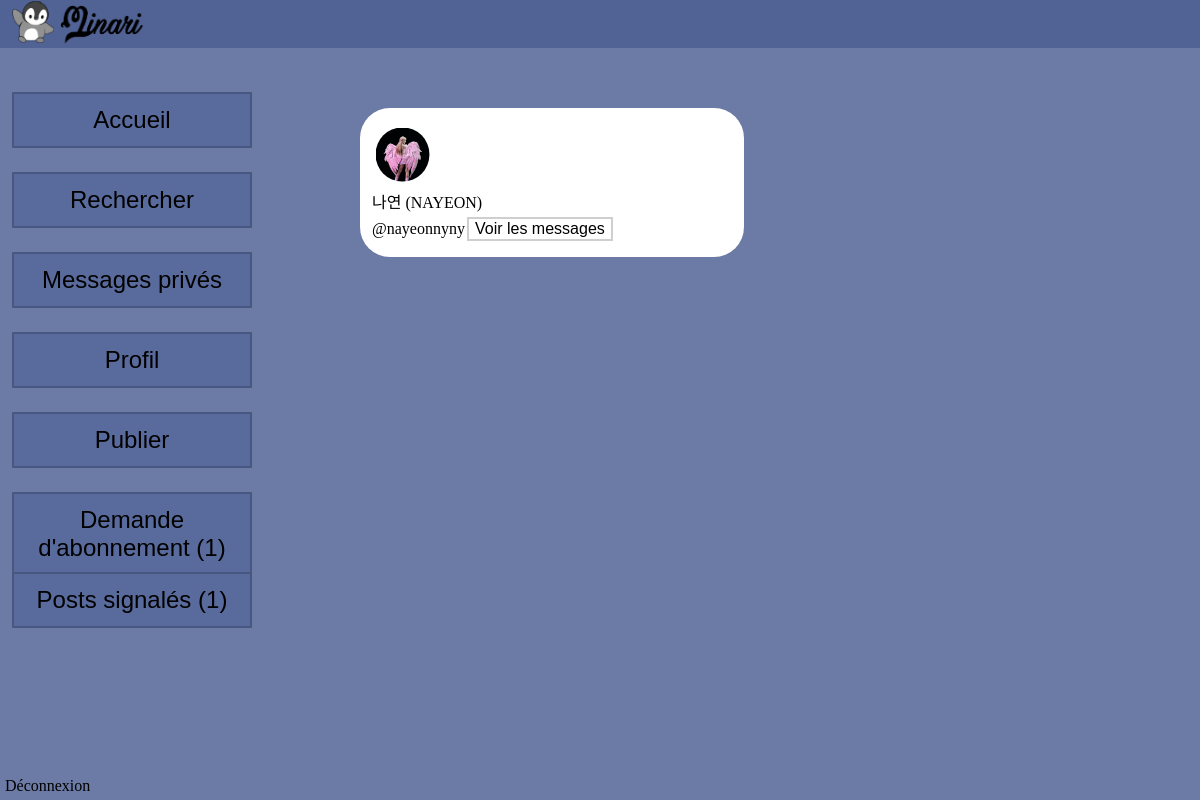
Screenshot of /code/messageprive.php (signed in) with the database file from the repository.
### tables this page shows
CREATE TABLE `user` (
  `identifiant` varchar(255) NOT NULL,
  `mdp` varchar(255) NOT NULL,
  `surnom` varchar(255) NOT NULL,
  `email` varchar(255) NOT NULL,
  `anniversaire` date NOT NULL,
  `prive` int(1) NOT NULL DEFAULT 0 COMMENT '1 si privé, 0 public',
  `pdp` varchar(255) NOT NULL,
  `admin` int(1) NOT NULL DEFAULT 0 COMMENT '1 si admin, 0 sinon',
  `creation` date NOT NULL,
  `banniere` varchar(255) NOT NULL DEFAULT 'bannieres/sansbanniere.jpg',
  `biographie` varchar(300) NOT NULL DEFAULT 'A compléter...',
  `follower` int(11) NOT NULL DEFAULT 0,
  `follow` int(11) NOT NULL DEFAULT 0,
  `nbr_post` int(11) NOT NULL DEFAULT 0
);

### code/notification.php (called while the page is built, shortened)
<?php
    $idsession = $_SESSION['user']['id'];
?>

### code/messageprive.php (the view, shortened to what this page needs)
<?php
    $aujourdhui = date("Y-m-d H:i:s");
?>
<!DOCTYPE html>
<html lang="fr">
<head>
    <link rel="stylesheet" href="messageprivestyle.css">
</head>
<body>
    <?php include "banner.php";?>
    <?php include "index.php";?>
</body>
</html>
<?php
    if(isset($_GET["idsalon"])){
        $messageprive = true;
        $idsalonURL = htmlspecialchars($_GET["idsalon"]);
        $req_salonmp = "SELECT * FROM messageprivesalon WHERE id_salon = '$idsalonURL';";
        $res_salonmp = mysqli_query($connexion,$req_salonmp);
        $ligne_salonmp = mysqli_fetch_assoc($res_salonmp);
        if($ligne_salonmp){
            if($ligne_salonmp['user1']==$idsession){
                $interlocuteur = $ligne_salonmp['user2'];
            }
            else{
                $interlocuteur = $ligne_salonmp['user1'];
            }
        }
        if(isset($_POST['envoyer'])){
            extract($_POST);
            $message = htmlspecialchars($_POST['msg']);
            echo $message;
            $req_mp = "INSERT INTO messageprivecontenu (id_salon, user, contenu, date_msg) VALUES ('$idsalonURL', '$idsession', '$message', '$aujourdhui');";
            $res_mp = mysqli_query($connexion,$req_mp);
            header("Location: http://localhost/Projet_Minari/code/messageprive.php?idsalon=$idsalonURL");
            exit;
        }
        echo "<form method=\"POST\">
            <input type=\"text\" name=\"msg\" placeholder=\"Envoyer un message &agrave; @$interlocuteur\" autocomplete=\"off\" required>
            <input type=\"submit\" name=\"envoyer\" value=\"\">
            </form>";
        $req_post = "SELECT * FROM messageprivecontenu WHERE id_salon = '$idsalonURL' ORDER BY date_msg DESC;";
        $res_post = mysqli_query($connexion,$req_post);
        $ligne_post = mysqli_fetch_assoc($res_post);
        while($ligne_post){
            include "afficherpost.php";
            $ligne_post = mysqli_fetch_assoc($res_post);
        }
    }
    else{
        $req_salon = "SELECT * FROM messageprivesalon WHERE user1='$idsession' OR user2='$idsession';";
        $res_salon = mysqli_query($connexion,$req_salon);
        $ligne_salon = mysqli_fetch_assoc($res_salon);
        while($ligne_salon){
            if($ligne_salon['user1']==$idsession){
                $interlocuteur = $ligne_salon['user2'];
                $req_id = "SELECT * FROM user WHERE identifiant='$interlocuteur';";
                $res_id = mysqli_query($connexion,$req_id);
                $ligne_id = mysqli_fetch_assoc($res_id);
                echo "<div class=\"salonmp\"><img class=\"profilimage\" src=\"".$ligne_id["pdp"]."\" alt=\"Erreur\">";
                echo "<div class=\"surnom\">".$ligne_id["surnom"]."<br>";
                echo "@".$ligne_id["identifiant"];
                echo "<button class=\"voirprofil\" onclick=\"window.location.href = &apos;http\://localhost/Projet_Minari/code/messageprive.php?idsalon=".$ligne_salon["id_salon"]."&apos;\"><span>Voir les messages</span></button></div></div>";
                $ligne_salon = mysqli_fetch_assoc($res_salon);
            }
            else{
                $interlocuteur = $ligne_salon['user1'];
                $req_id = "SELECT * FROM user WHERE identifiant='$interlocuteur';";
                $res_id = mysqli_query($connexion,$req_id);
                $ligne_id = mysqli_fetch_assoc($res_id);
                echo "<div class=\"salonmp\"><img class=\"profilimage\" src=\"".$ligne_id["pdp"]."\" alt=\"Erreur\">";
                echo "<div class=\"surnom\">".$ligne_id["surnom"]."<br>";
                echo "@".$ligne_id["identifiant"];
                echo "<button class=\"voirmsg\" onclick=\"window.location.href = &apos;http\://localhost/Projet_Minari/code/messageprive.php?idsalon=".$ligne_salon["id_salon"]."&apos;\"><span>Voir les messages</span></button></div></div>";
                $ligne_salon = mysqli_fetch_assoc($res_salon);
            }
        }
    }
?>

### code/messageprivestyle.css (style rules this page uses)
body { background-color: #516395d7; margin: 0; padding: 0; }
button { background-color: #ffffff00; color: rgb(0, 0, 0); border: none; font-size: 16px; margin: 4px 2px; transition-duration: 0.4s; cursor: pointer; border: 2px solid rgba(0, 0, 0, 0.189); }
.salonmp { background-color: white; width: 30%; padding: 1%; border-radius: 30px; top: 20%; z-index: 200; margin-left: 30%; margin-top: 1%; }
.profilimage { background-color: white; width: 15%; padding: 1%; margin-top: 1%; border-radius: 30px; top: 20%; z-index: 200; }
.surnom { align-items: center; }

### rows the page displays
user: pdp (picture), surnom "나연 (NAYEON)", identifiant "nayeonnyny"

### other values shown
$notif_abo "1"
$notif_signal "1"
